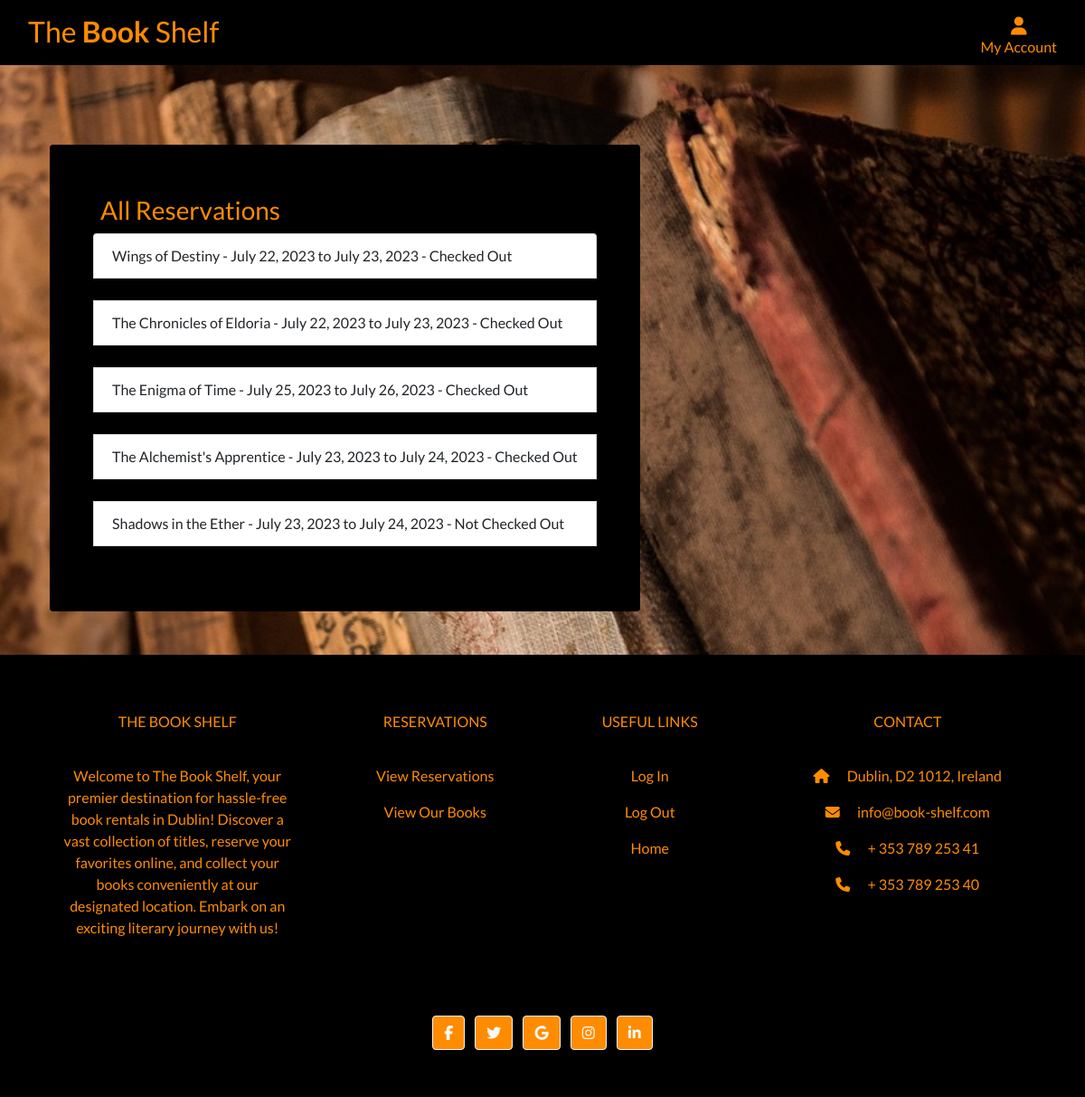
Before: /rental/all_reservations/ (signed in) with the older database file.
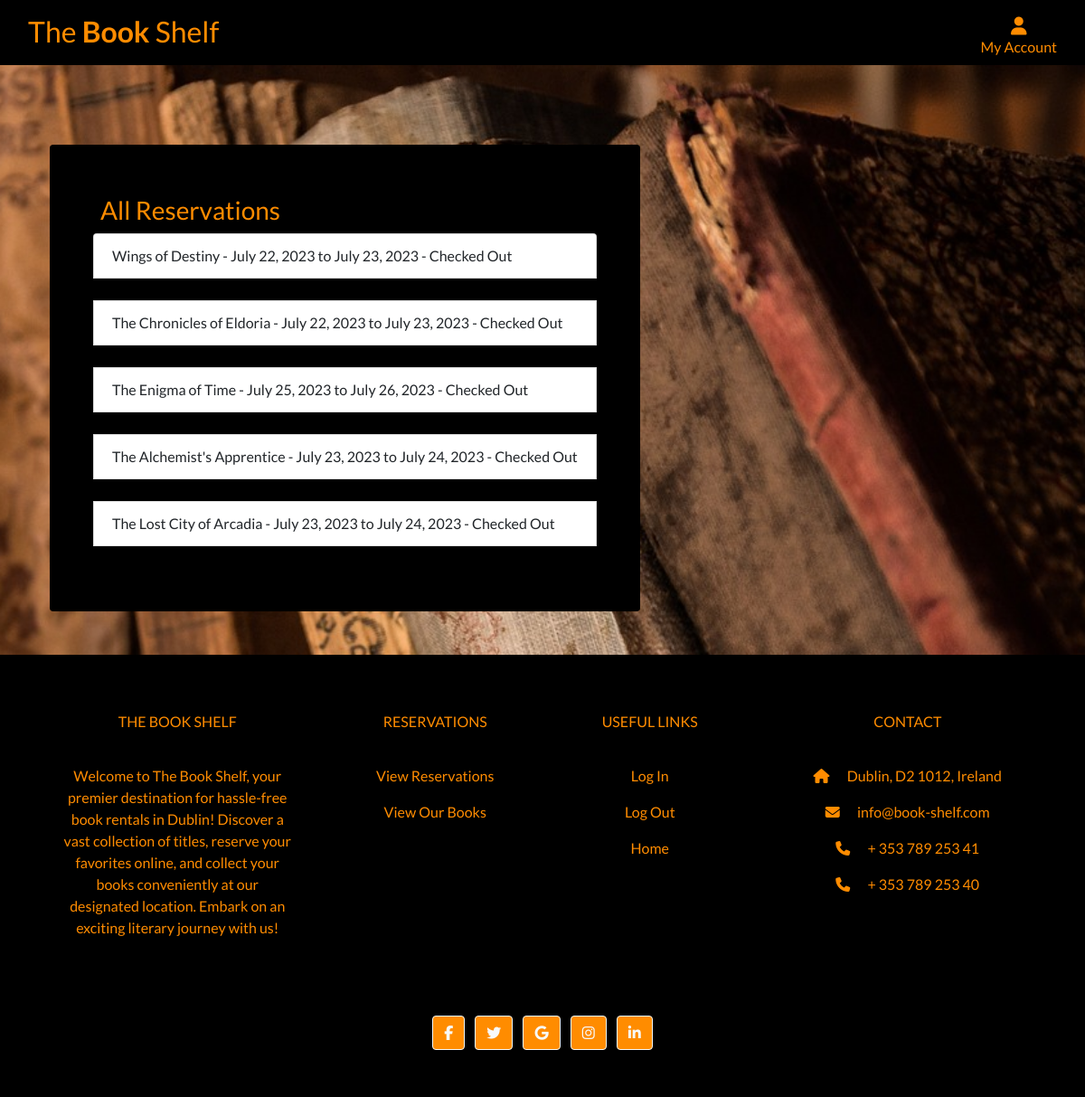
After: the same page with the newer database file.
### rental/models.py (models this page shows, shortened)
class Reservation(models.Model):
    book = models.ForeignKey(Book, on_delete=models.CASCADE)
    user = models.ForeignKey(User, on_delete=models.CASCADE)
    start_date = models.DateField()
    end_date = models.DateField()
    is_checked_out = models.BooleanField(default=False)

class Book(models.Model):
    title = models.CharField(max_length=200)
    author = models.CharField(max_length=100)
    description = models.TextField()
    image = models.ImageField(blank=True, null=True)

### rental/views.py (the view)
# urls.py: path('all_reservations/', views.all_reservations, name='all_reservations'),
@login_required
def all_reservations(request):
    user = request.user
    reservations = Reservation.objects.filter(user=user)
    return render(request, 'rental/all_reservations.html', {'reservations': reservations})

### rental/templates/rental/all_reservations.html
{% extends 'base.html' %}
{% block content %}
<div class="container header-container ">
    <div class="black-bg rounded p-5">
        <h3 class="orange-text m-2">All Reservations</h3>
        <ul class="list-group">
            {% for reservation in reservations %}
                <li class="list-group-item">
                    {{ reservation.book.title }} - {{ reservation.start_date }} to {{ reservation.end_date }}
                    - {% if reservation.is_checked_out %}Checked Out{% else %}Not Checked Out{% endif %}
                </li><br>
            {% empty %}
                <li class="list-group-item ">You have no reservations.</li>
            {% endfor %}
        </ul>
    </div>
</div>
{% endblock %}

### templates/base.html (shortened to what this page needs)
{% load static %}
<!doctype html>
<html lang="en">
  <head>
    {% block corecss %}
    <link rel="stylesheet" href="https://stackpath.bootstrapcdn.com/bootstrap/4.4.1/css/bootstrap.min.css">
    <link rel="stylesheet" href="{% static 'css/base.css' %}">
    {% endblock %}
  </head>
  <body>
    <header class="container-fluid fixed-top">
        <div  class="row nav-color pt-2 ">
            <div class="col-12 col-lg-6 text-center text-lg-left mb-2 mb-lg-0">
                <a href="{% url 'home' %}" class="nav-link main-logo-link">
                    <h2 class="logo-font nav-text my-0">The <strong>Book</strong> Shelf</h2>
                </a>
            </div>
            <div class="col-12 col-lg-6 text-center text-lg-right">
                <ul class="list-inline list-unstyled my-0">
                    <li class="list-inline-item dropdown">
                        <a class="nav-text nav-link" href="#" data-toggle="dropdown" aria-haspopup="true" aria-expanded="false">
                            <div class="text-center">
                                <div><i class="fas fa-user fa-lg"></i></div>
                                <p class="my-0">My Account</p>
                            </div>
                        </a>
                    </li>
                </ul>
            </div>
        </div>
    </header>
    {% block content %}
    {% endblock %}
    <footer class="text-center text-lg-start orange-text footer-bg mt-5">
        <section class="pt-3">
            <div class="container text-center text-md-start mt-5 footer-bg">
                <div class="row mt-3">
                    <div class="col-md-3 col-lg-4 col-xl-3 mx-auto mb-4">
                        <h6 class="text-uppercase fw-bold">The Book Shelf</h6>
                        <p>
                            Welcome to The Book Shelf, your premier destination for hassle-free book rentals in Dublin!
                            Discover a vast collection of titles, reserve your favorites online, and collect your books
                            conveniently at our designated location. Embark on an exciting literary journey with us!
                        </p>
                    </div>
                    <div class="col-md-2 col-lg-2 col-xl-2 mx-auto mb-4">
                        <h6 class="text-uppercase fw-bold">Reservations</h6>
                        <p>
                            <a href="{% url 'all_reservations' %}" class="orange-text">View Reservations</a>
                        </p>
                        <p>
                            <a href="{% url 'book_list' %}" class="orange-text">View Our Books</a>
                        </p>
                    </div>
                    <div class="col-md-3 col-lg-2 col-xl-2 mx-auto mb-4">
                        <h6 class="text-uppercase fw-bold">Useful links</h6>
                        <p>
                            <a href="{% url 'account_login' %}" class="orange-text">Log In</a>
                        </p>
                        <p>
                            <a href="{% url 'account_logout' %}" class="orange-text">Log Out</a>
                        </p>
                        <p>
                            <a href="{% url 'home' %}" class="orange-text">Home</a>
                        </p>
                    </div>
                    <div id="contact" class="col-md-4 col-lg-3 col-xl-3 mx-auto mb-md-0 mb-4">
                        <h6 class="text-uppercase fw-bold">Contact</h6>
                        <p><i class="fas fa-home mr-3"></i> Dublin, D2 1012, Ireland</p>
                        <p><i class="fas fa-envelope mr-3"></i> info@book-shelf.com</p>
                        <p><i class="fas fa-phone mr-3"></i> + 353 789 253 41</p>
                        <p><i class="fas fa-phone mr-3"></i> + 353 789 253 40</p>
                    </div>
                </div>
            </div>
        </section>
        <hr class="mb-4" />
        <section class="text-center pb-5">
            <a class="btn btn-outline-light btn-floating m-1 orange-color" href="https://www.facebook.com/" role="button"><i
                    class="fab fa-facebook-f"></i></a>
            <a class="btn btn-outline-light btn-floating m-1 orange-color" href="https://twitter.com/" role="button"><i
                    class="fab fa-twitter"></i></a>
            <a class="btn btn-outline-light btn-floating m-1 orange-color" href="https://www.google.com/" role="button"><i
                    class="fab fa-google"></i></a>
            <a class="btn btn-outline-light btn-floating m-1 orange-color" href="https://www.instagram.com/" role="button"><i
                    class="fab fa-instagram"></i></a>
            <a class="btn btn-outline-light btn-floating m-1 orange-color" href="https://www.linkedin.com/" role="button"><i
                    class="fab fa-linkedin-in"></i></a>
        </section>
    </footer>
  </body>
</html>

### static/css/base.css (style rules this page uses)
html { height: 100%; }
body { background: url('/media/homepage_background.jpg') no-repeat center center; background-color: black; background-size: cover; height: calc(100vh - 150px); font-family: 'Lato'; }
.black-bg { background-color: rgb(0, 0, 0); border-radius: 10px; width: fit-content; margin: 10px; padding: 10px; }
.nav-color { background-color: rgb(0, 0, 0); }
.orange-color { background-color: rgb(255, 140, 0); }
.nav-text, .orange-text { color: rgb(255, 140, 0); }
.footer-bg { background-color: black; }
.header-container { padding-top: 150px; }

Changed rows visible on the page:
removed Reservation: book "Shadows in the Ether", start_date "July 23, 2023", end_date "July 24, 2023", is_checked_out "Not Checked Out"
added Reservation: book "The Lost City of Arcadia", start_date "July 23, 2023", end_date "July 24, 2023", is_checked_out "Checked Out"
